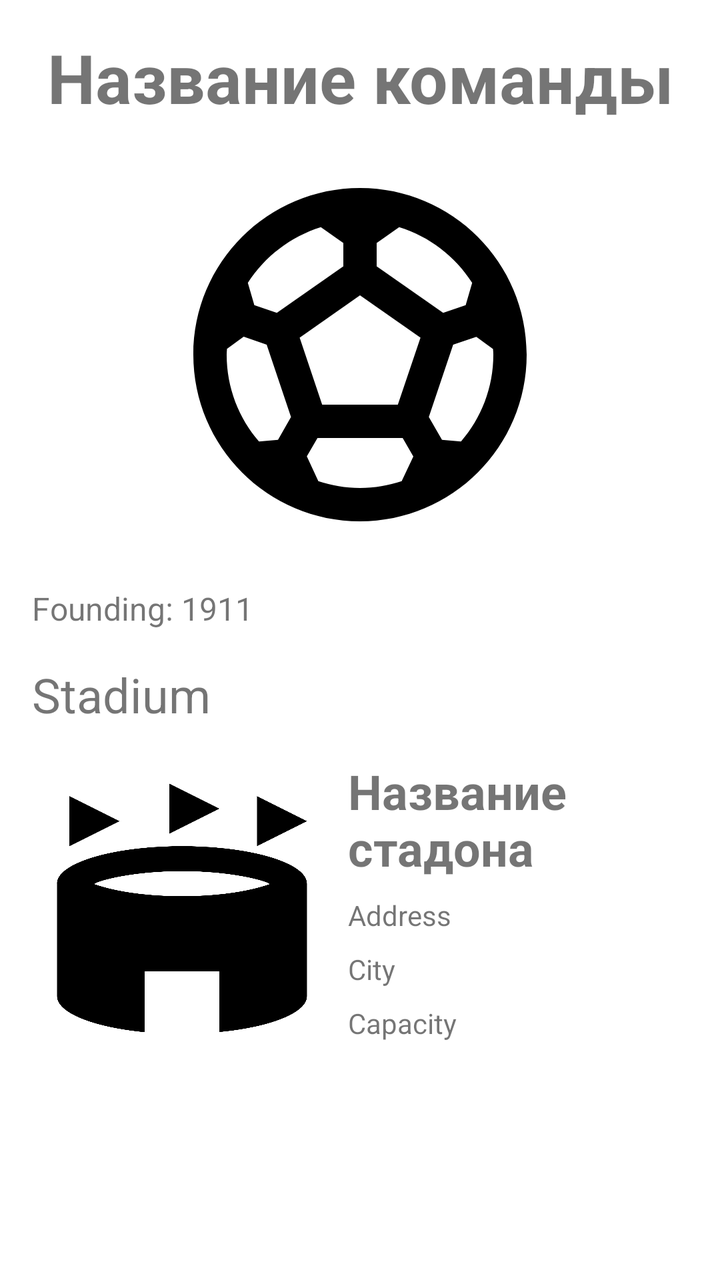
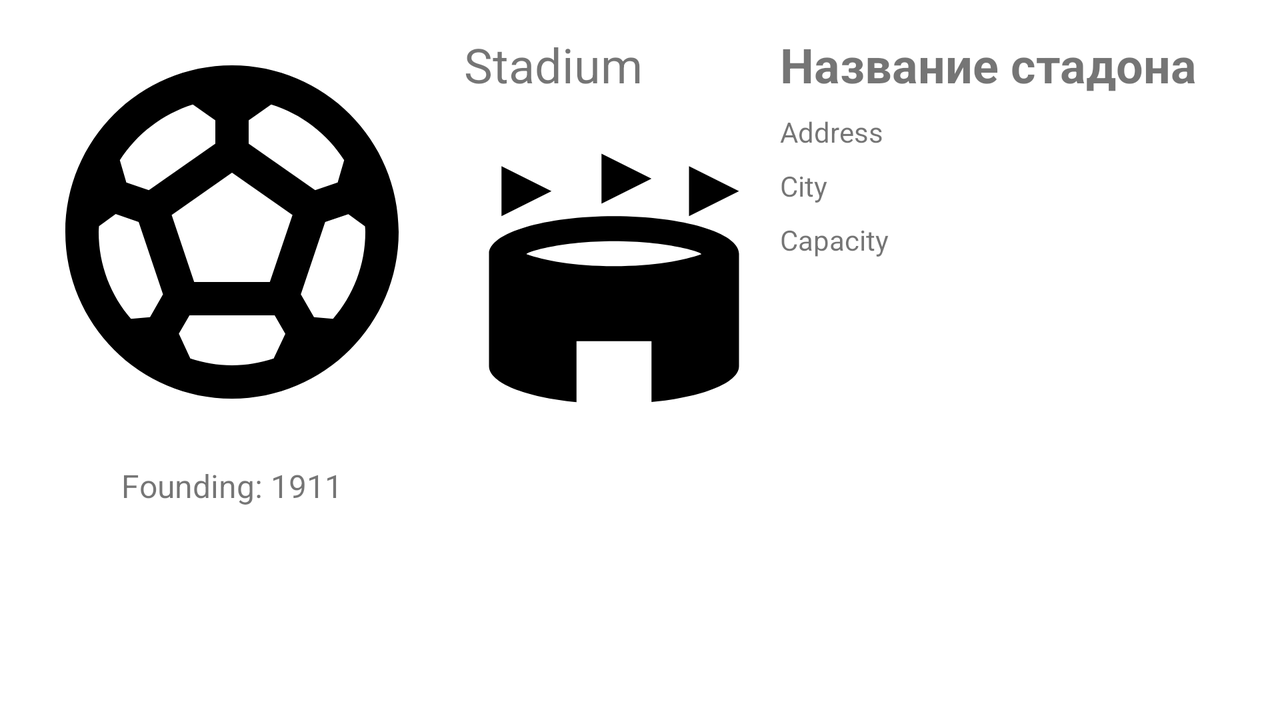

The same Android screen from two of the app's own layout files: first res/layout/ as a phone draws it, then the repository's variant for another configuration, drawn on a device whose configuration selects that folder. Both files follow.
<!-- AndroidManifest.xml: application theme Theme.Football -->
<!-- res/layout/fragment_team_details.xml -->
<?xml version="1.0" encoding="utf-8"?>
<androidx.constraintlayout.widget.ConstraintLayout xmlns:android="http://schemas.android.com/apk/res/android"
    xmlns:app="http://schemas.android.com/apk/res-auto"
    xmlns:tools="http://schemas.android.com/tools"
    android:layout_width="match_parent"
    android:layout_height="match_parent"
    android:background="@color/white">

    <TextView
        android:id="@+id/team_name_title_text_view"
        android:layout_width="wrap_content"
        android:layout_height="wrap_content"
        android:layout_margin="@dimen/margin_space_1x"
        android:textSize="@dimen/text_size_title"
        android:textStyle="bold"
        app:layout_constraintEnd_toEndOf="parent"
        app:layout_constraintStart_toStartOf="parent"
        app:layout_constraintTop_toTopOf="parent"
        tools:text="Название команды" />

    <ImageView
        android:id="@+id/team_logo_image_view"
        android:layout_width="200dp"
        android:layout_height="200dp"
        android:layout_margin="@dimen/margin_space_1x"
        android:src="@drawable/ic_baseline_sports_soccer_24"
        app:layout_constraintEnd_toEndOf="parent"
        app:layout_constraintStart_toStartOf="parent"
        app:layout_constraintTop_toBottomOf="@id/team_name_title_text_view" />

    <TextView
        android:id="@+id/founding_year_text_view"
        android:layout_width="wrap_content"
        android:layout_height="wrap_content"
        android:layout_margin="@dimen/margin_space_1x"
        tools:text="Founding: 1911"
        android:textSize="@dimen/text_size_body_1x"
        app:layout_constraintStart_toStartOf="parent"
        app:layout_constraintTop_toBottomOf="@id/team_logo_image_view" />

    <TextView
        android:id="@+id/stadium_title_text_view"
        android:layout_width="0dp"
        android:layout_height="wrap_content"
        android:layout_margin="@dimen/margin_space_1x"
        android:text="@string/stadium_title"
        android:textSize="@dimen/text_size_subtitle"
        app:layout_constraintEnd_toEndOf="parent"
        app:layout_constraintStart_toStartOf="parent"
        app:layout_constraintTop_toBottomOf="@id/founding_year_text_view" />

    <ImageView
        android:id="@+id/stadium_photo_image_view"
        android:layout_width="150dp"
        android:layout_height="150dp"
        android:layout_margin="@dimen/margin_space_1x"
        android:src="@drawable/ic_baseline_stadium_24"
        app:layout_constraintStart_toStartOf="parent"
        app:layout_constraintTop_toBottomOf="@id/stadium_title_text_view" />

    <TextView
        android:id="@+id/stadium_name_text_view"
        android:layout_width="0dp"
        android:layout_height="wrap_content"
        android:layout_marginStart="@dimen/margin_space_2x"
        android:textSize="@dimen/text_size_subtitle"
        android:textStyle="bold"
        app:layout_constraintEnd_toEndOf="parent"
        app:layout_constraintStart_toEndOf="@id/stadium_photo_image_view"
        app:layout_constraintTop_toTopOf="@id/stadium_photo_image_view"
        tools:text="Название стадона" />

    <TextView
        android:id="@+id/stadium_address_text_view"
        android:layout_width="0dp"
        android:layout_height="wrap_content"
        android:layout_marginStart="@dimen/margin_space_2x"
        android:layout_marginTop="@dimen/margin_space_2x"
        android:textSize="@dimen/text_size_body_2x"
        tools:text="Address"
        app:layout_constraintEnd_toEndOf="parent"
        app:layout_constraintStart_toEndOf="@id/stadium_photo_image_view"
        app:layout_constraintTop_toBottomOf="@id/stadium_name_text_view" />

    <TextView
        android:id="@+id/stadium_city_text_view"
        android:layout_width="0dp"
        android:layout_height="wrap_content"
        android:layout_marginStart="@dimen/margin_space_2x"
        android:layout_marginTop="@dimen/margin_space_2x"
        tools:text="City"
        android:textSize="@dimen/text_size_body_2x"
        app:layout_constraintEnd_toEndOf="parent"
        app:layout_constraintStart_toEndOf="@id/stadium_photo_image_view"
        app:layout_constraintTop_toBottomOf="@id/stadium_address_text_view" />

    <TextView
        android:id="@+id/stadium_capacity_text_view"
        android:layout_width="0dp"
        android:layout_height="wrap_content"
        android:layout_marginStart="@dimen/margin_space_2x"
        android:layout_marginTop="@dimen/margin_space_2x"
        tools:text="Capacity"
        android:textSize="@dimen/text_size_body_2x"
        app:layout_constraintEnd_toEndOf="parent"
        app:layout_constraintStart_toEndOf="@id/stadium_photo_image_view"
        app:layout_constraintTop_toBottomOf="@id/stadium_city_text_view" />

</androidx.constraintlayout.widget.ConstraintLayout>
<!-- resources referenced by this layout -->
<resources>
  <dimen name="margin_space_1x">16dp</dimen>
  <dimen name="margin_space_2x">8dp</dimen>
  <dimen name="text_size_body_1x">16sp</dimen>
  <dimen name="text_size_body_2x">14sp</dimen>
  <dimen name="text_size_subtitle">24sp</dimen>
  <dimen name="text_size_title">34sp</dimen>
  <!-- drawable ic_baseline_sports_soccer_24 (drawable) -->
  <vector xmlns:android="http://schemas.android.com/apk/res/android"
      android:width="24dp"
      android:height="24dp"
      android:tint="?attr/iconsColor"
      android:viewportWidth="24"
      android:viewportHeight="24">
      <path
          android:fillColor="@android:color/white"
          android:pathData="M12,2C6.48,2 2,6.48 2,12c0,5.52 4.48,10 10,10s10,-4.48 10,-10C22,6.48 17.52,2 12,2zM13,5.3l1.35,-0.95c1.82,0.56 3.37,1.76 4.38,3.34l-0.39,1.34l-1.35,0.46L13,6.7V5.3zM9.65,4.35L11,5.3v1.4L7.01,9.49L5.66,9.03L5.27,7.69C6.28,6.12 7.83,4.92 9.65,4.35zM7.08,17.11l-1.14,0.1C4.73,15.81 4,13.99 4,12c0,-0.12 0.01,-0.23 0.02,-0.35l1,-0.73L6.4,11.4l1.46,4.34L7.08,17.11zM14.5,19.59C13.71,19.85 12.87,20 12,20s-1.71,-0.15 -2.5,-0.41l-0.69,-1.49L9.45,17h5.11l0.64,1.11L14.5,19.59zM14.27,15H9.73l-1.35,-4.02L12,8.44l3.63,2.54L14.27,15zM18.06,17.21l-1.14,-0.1l-0.79,-1.37l1.46,-4.34l1.39,-0.47l1,0.73C19.99,11.77 20,11.88 20,12C20,13.99 19.27,15.81 18.06,17.21z" />
  </vector>
  <!-- drawable ic_baseline_stadium_24 (drawable) -->
  <vector xmlns:android="http://schemas.android.com/apk/res/android"
      android:width="24dp"
      android:height="24dp"
      android:tint="?attr/iconsColor"
      android:viewportWidth="24"
      android:viewportHeight="24">
      <path
          android:fillColor="@android:color/white"
          android:pathData="M7,5L3,7V3L7,5zM18,3v4l4,-2L18,3zM11,2v4l4,-2L11,2zM5,10.04C6.38,10.53 8.77,11 12,11s5.62,-0.47 7,-0.96C19,9.86 16.22,9 12,9S5,9.86 5,10.04zM15,17H9l0,4.88C4.94,21.49 2,20.34 2,19v-9c0,-1.66 4.48,-3 10,-3s10,1.34 10,3v9c0,1.34 -2.94,2.48 -7,2.87L15,17z" />
  </vector>
  <string name="stadium_title">Stadium</string>
  <style name="Theme.Football" parent="Theme.MaterialComponents.DayNight.DarkActionBar">
          
          <item name="colorPrimary">@color/purple_500</item>
          <item name="colorPrimaryVariant">@color/purple_700</item>
          <item name="colorOnPrimary">@color/white</item>
          
          <item name="colorSecondary">@color/teal_200</item>
          <item name="colorSecondaryVariant">@color/teal_700</item>
          <item name="colorOnSecondary">@color/black</item>
          
          <item name="android:statusBarColor">?attr/colorPrimaryVariant</item>
          
          <item name="android:colorBackground">@color/white</item>
          <item name="iconsColor">@color/black</item>
      </style>
</resources>
<!-- res/layout-land/fragment_team_details.xml (the repository's variant of the layout above) -->
<!-- drawn on the phone turned sideways -->
<?xml version="1.0" encoding="utf-8"?>
<androidx.constraintlayout.widget.ConstraintLayout xmlns:android="http://schemas.android.com/apk/res/android"
    xmlns:app="http://schemas.android.com/apk/res-auto"
    xmlns:tools="http://schemas.android.com/tools"
    android:layout_width="match_parent"
    android:layout_height="match_parent">

    <ImageView
        android:id="@+id/team_logo_image_view"
        android:layout_width="200dp"
        android:layout_height="200dp"
        android:layout_margin="@dimen/margin_space_1x"
        android:contentDescription="@string/team_logo_image_description"
        android:src="@drawable/ic_baseline_sports_soccer_24"
        app:layout_constraintStart_toStartOf="parent"
        app:layout_constraintTop_toTopOf="parent" />

    <TextView
        android:id="@+id/founding_year_text_view"
        android:layout_width="wrap_content"
        android:layout_height="wrap_content"
        android:layout_margin="@dimen/margin_space_1x"
        android:textSize="@dimen/text_size_body_1x"
        app:layout_constraintEnd_toEndOf="@+id/team_logo_image_view"
        app:layout_constraintStart_toStartOf="@+id/team_logo_image_view"
        app:layout_constraintTop_toBottomOf="@id/team_logo_image_view"
        tools:text="Founding: 1911" />

    <TextView
        android:id="@+id/stadium_title_text_view"
        android:layout_width="0dp"
        android:layout_height="wrap_content"
        android:layout_margin="@dimen/margin_space_1x"
        android:text="@string/stadium_title"
        android:textSize="@dimen/text_size_subtitle"
        app:layout_constraintEnd_toEndOf="@+id/stadium_photo_image_view"
        app:layout_constraintStart_toEndOf="@+id/team_logo_image_view"
        app:layout_constraintTop_toTopOf="parent" />

    <ImageView
        android:id="@+id/stadium_photo_image_view"
        android:layout_width="150dp"
        android:layout_height="150dp"
        android:layout_margin="@dimen/margin_space_1x"
        android:contentDescription="@string/stadium_photo_image_description"
        android:scaleType="centerCrop"
        android:src="@drawable/ic_baseline_stadium_24"
        app:layout_constraintStart_toEndOf="@id/team_logo_image_view"
        app:layout_constraintTop_toBottomOf="@id/stadium_title_text_view" />

    <TextView
        android:id="@+id/stadium_name_text_view"
        android:layout_width="0dp"
        android:layout_height="wrap_content"
        android:layout_marginStart="@dimen/margin_space_2x"
        android:textSize="@dimen/text_size_subtitle"
        android:textStyle="bold"
        app:layout_constraintEnd_toEndOf="parent"
        app:layout_constraintStart_toEndOf="@id/stadium_photo_image_view"
        app:layout_constraintTop_toTopOf="@+id/stadium_title_text_view"
        tools:text="Название стадона" />

    <TextView
        android:id="@+id/stadium_address_text_view"
        android:layout_width="0dp"
        android:layout_height="wrap_content"
        android:layout_marginStart="@dimen/margin_space_2x"
        android:layout_marginTop="@dimen/margin_space_2x"
        android:textSize="@dimen/text_size_body_2x"
        app:layout_constraintEnd_toEndOf="parent"
        app:layout_constraintStart_toEndOf="@id/stadium_photo_image_view"
        app:layout_constraintTop_toBottomOf="@id/stadium_name_text_view"
        tools:text="Address" />

    <TextView
        android:id="@+id/stadium_city_text_view"
        android:layout_width="0dp"
        android:layout_height="wrap_content"
        android:layout_marginStart="@dimen/margin_space_2x"
        android:layout_marginTop="@dimen/margin_space_2x"
        android:textSize="@dimen/text_size_body_2x"
        app:layout_constraintEnd_toEndOf="parent"
        app:layout_constraintStart_toEndOf="@id/stadium_photo_image_view"
        app:layout_constraintTop_toBottomOf="@id/stadium_address_text_view"
        tools:text="City" />

    <TextView
        android:id="@+id/stadium_capacity_text_view"
        android:layout_width="0dp"
        android:layout_height="wrap_content"
        android:layout_marginStart="@dimen/margin_space_2x"
        android:layout_marginTop="@dimen/margin_space_2x"
        android:textSize="@dimen/text_size_body_2x"
        app:layout_constraintEnd_toEndOf="parent"
        app:layout_constraintStart_toEndOf="@id/stadium_photo_image_view"
        app:layout_constraintTop_toBottomOf="@id/stadium_city_text_view"
        tools:text="Capacity" />

</androidx.constraintlayout.widget.ConstraintLayout>
<!-- resources referenced by the variant -->
<!-- as the phone turned sideways resolves them -->
<resources>
  <dimen name="margin_space_1x">16dp</dimen>
  <dimen name="margin_space_2x">8dp</dimen>
  <dimen name="text_size_body_1x">16sp</dimen>
  <dimen name="text_size_body_2x">14sp</dimen>
  <dimen name="text_size_subtitle">24sp</dimen>
  <!-- drawable ic_baseline_sports_soccer_24 (drawable) -->
  <vector xmlns:android="http://schemas.android.com/apk/res/android"
      android:width="24dp"
      android:height="24dp"
      android:tint="?attr/iconsColor"
      android:viewportWidth="24"
      android:viewportHeight="24">
      <path
          android:fillColor="@android:color/white"
          android:pathData="M12,2C6.48,2 2,6.48 2,12c0,5.52 4.48,10 10,10s10,-4.48 10,-10C22,6.48 17.52,2 12,2zM13,5.3l1.35,-0.95c1.82,0.56 3.37,1.76 4.38,3.34l-0.39,1.34l-1.35,0.46L13,6.7V5.3zM9.65,4.35L11,5.3v1.4L7.01,9.49L5.66,9.03L5.27,7.69C6.28,6.12 7.83,4.92 9.65,4.35zM7.08,17.11l-1.14,0.1C4.73,15.81 4,13.99 4,12c0,-0.12 0.01,-0.23 0.02,-0.35l1,-0.73L6.4,11.4l1.46,4.34L7.08,17.11zM14.5,19.59C13.71,19.85 12.87,20 12,20s-1.71,-0.15 -2.5,-0.41l-0.69,-1.49L9.45,17h5.11l0.64,1.11L14.5,19.59zM14.27,15H9.73l-1.35,-4.02L12,8.44l3.63,2.54L14.27,15zM18.06,17.21l-1.14,-0.1l-0.79,-1.37l1.46,-4.34l1.39,-0.47l1,0.73C19.99,11.77 20,11.88 20,12C20,13.99 19.27,15.81 18.06,17.21z" />
  </vector>
  <!-- drawable ic_baseline_stadium_24 (drawable) -->
  <vector xmlns:android="http://schemas.android.com/apk/res/android"
      android:width="24dp"
      android:height="24dp"
      android:tint="?attr/iconsColor"
      android:viewportWidth="24"
      android:viewportHeight="24">
      <path
          android:fillColor="@android:color/white"
          android:pathData="M7,5L3,7V3L7,5zM18,3v4l4,-2L18,3zM11,2v4l4,-2L11,2zM5,10.04C6.38,10.53 8.77,11 12,11s5.62,-0.47 7,-0.96C19,9.86 16.22,9 12,9S5,9.86 5,10.04zM15,17H9l0,4.88C4.94,21.49 2,20.34 2,19v-9c0,-1.66 4.48,-3 10,-3s10,1.34 10,3v9c0,1.34 -2.94,2.48 -7,2.87L15,17z" />
  </vector>
  <string name="stadium_photo_image_description">Stadium photo</string>
  <string name="stadium_title">Stadium</string>
  <string name="team_logo_image_description">Team logo</string>
  <style name="Theme.Football" parent="Theme.MaterialComponents.DayNight.DarkActionBar">
          
          <item name="colorPrimary">@color/purple_500</item>
          <item name="colorPrimaryVariant">@color/purple_700</item>
          <item name="colorOnPrimary">@color/white</item>
          
          <item name="colorSecondary">@color/teal_200</item>
          <item name="colorSecondaryVariant">@color/teal_700</item>
          <item name="colorOnSecondary">@color/black</item>
          
          <item name="android:statusBarColor">?attr/colorPrimaryVariant</item>
          
          <item name="android:colorBackground">@color/white</item>
          <item name="iconsColor">@color/black</item>
      </style>
</resources>
